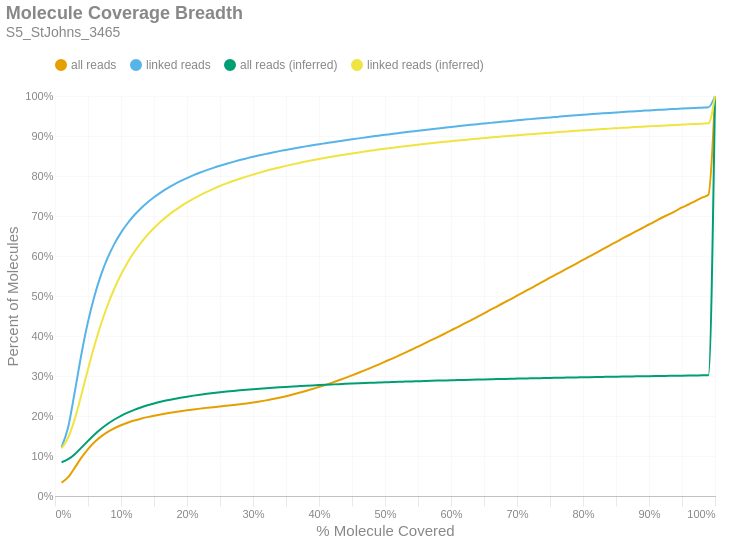

Here is the notebook cell this chart was saved with:
### Markdown cell above
### Molecule Read Coverage
This chart shows molecule coverage breadth as computed by the number of bases aligned to that molecule. In other words, "*how much of each unique long molecule is actually sequenced/aligned?*" Keep in mind there is a distinction between sequences and alignments, since some sequences belonging to a particular molecule may not align well and wouldn't appear in the alignment data. This chart also shows molecule coverage breadth as computed by the *inferred fragment* from which the aligned sequences originate. Unlike read coverage, this calculation takes into account the total insert size, including unsequenced gaps between the forward and reverse reads. Like the previous figures, these are cumulative percents.

### Code cell
if SKIPLR:
    print_html(f"Skipped")
else:
    binned_df = consolidated_hist(valids['coverage_bp'], mask, 0.01, True)
    binned_df_inf = consolidated_hist(valids['coverage_inserts'], mask, 0.01, True)
    binned_df = binned_df.with_columns(pl.lit(binned_df_inf['all reads (cumsum)']).alias('all reads (inferred)'))
    binned_df = binned_df.with_columns(pl.lit(binned_df_inf['linked reads (cumsum)']).alias('linked reads (inferred)'))
    binned_df = binned_df.with_columns(
        (pl.col('bin').cast(pl.Float64) + 0.01).alias('right_edge')
    )

    with SafeRender(binned_df):
        (
            density_plot(binned_df, 'Molecule Coverage Breadth', samplename, 'molcov', ['all reads (inferred)','linked reads (inferred)'])
            .encode(
                #x=alt.X('bin:Q', title="% Molecule Covered").axis(format = '%').scale(padding=0),
                x=alt.X('right_edge:Q', title="% Molecule Covered").axis(format='%').scale(padding=0),
                y=alt.Y('value:Q', title='Percent of Molecules')
                    .axis(format='%')
                    .stack(False)
                    .scale(domainMin=0, padding=0),
                color=alt.Color("key:N").scale(domain = ["all reads", "linked reads", "all reads (inferred)", "linked reads (inferred)"]),
                tooltip = [
                    alt.Tooltip("key:N", title = "Data Type"),
                    alt.Tooltip("range_label:N", title="% Molecule Covered"),
                    alt.Tooltip("value:Q", format = ".2%", title="% Molecules")
                ]
            )
        ).display()

### Figure 1 — Vega-Lite specification as saved in the notebook (floating-point values rounded to 4 significant figures)
{"width": "container", "height": 400, "config": {"title": {"anchor": "start", "dy": -15, "fontSize": 18, "color": "#888888", "subtitleColor": "#888888", "subtitleFontSize": 14}, "arc": {"fill": "#0072B2"}, "axis": {"domainColor": "#888888", "domainWidth": 0.5, "gridWidth": 0.2, "grid": false, "titleFontWeight": 400, "titleFontSize": 15, "labelFontSize": 11, "labelColor": "#888888", "tickColor": "#888888", "tickWidth": 0.2, "titleColor": "#888888"}, "axisBand": {"grid": false}, "axisX": {"grid": true, "tickSize": 10, "domainCap": "round"}, "axisY": {"domain": false, "grid": true, "tickSize": 0, "domainCap": "round"}, "background": "transparent", "header": {"labelFontSize": 15, "labelColor": "#888888", "titleFontSize": 15, "titleFontWeight": 600, "titleColor": "#888888"}, "legend": {"labelFont": "sans-serif", "labelFontSize": 12, "labelColor": "#888888", "symbolSize": 100, "symbolType": "circle", "titleFontSize": 12, "titlePadding": 10, "titleColor": "#888888", "title": null, "orient": "top"}, "range": {"category": ["#E69F00", "#56B4E9", "#009E73", "#F0E442", "#0072B2", "#D55E00", "#CC79A7", "#000000"], "diverging": ["#cfe8f3", "#a2d4ec", "#73bfe2", "#46abdb", "#1696d2", "#12719e"]}, "area": {"fill": "#0072B2", "fillOpacity": 0.7, "line": true, "strokeOpacity": 0.7}, "line": {"color": "#0072B2", "stroke": "#0072B2", "strokeWidth": 2}, "trail": {"color": "#0072B2", "stroke": "#0072B2", "strokeWidth": 0, "size": 1}, "point": {"filled": true, "fillOpacity": 1.0, "size": 95}, "text": {"color": "#888888", "fontSize": 11, "align": "right", "fontWeight": 400, "size": 11}, "bar": {"fill": "#0072B2", "stroke": null}, "view": {"stroke": null, "continuousWidth": 660, "continuousHeight": 400}}, "data": {"name": "data-4e8b4875163fb095a3cc4e026d8ca4be"}, "mark": {"type": "line", "interpolate": "monotone", "point": {"opacity": 0, "size": 275}}, "encoding": {"color": {"field": "key", "scale": {"domain": ["all reads", "linked reads", "all reads (inferred)", "linked reads (inferred)"]}, "type": "nominal"}, "tooltip": [{"field": "key", "title": "Data Type", "type": "nominal"}, {"field": "range_label", "title": "% Molecule Covered", "type": "nominal"}, {"field": "value", "format": ".2%", "title": "% Molecules", "type": "quantitative"}], "x": {"axis": {"format": "%"}, "field": "right_edge", "scale": {"padding": 0}, "title": "% Molecule Covered", "type": "quantitative"}, "y": {"axis": {"format": "%"}, "field": "value", "scale": {"domainMin": 0, "padding": 0}, "stack": false, "title": "Percent of Molecules", "type": "quantitative"}}, "params": [{"name": "param_c36ac31b6afebe62", "select": {"type": "point", "fields": ["key"]}, "bind": "legend"}], "title": {"text": "Molecule Coverage Breadth", "subtitle": "S5_StJohns_3465"}, "transform": [{"fold": ["all reads (cumsum)", "linked reads (cumsum)", "all reads (inferred)", "linked reads (inferred)"]}, {"calculate": "replace(datum.key, ' (cumsum)', '')", "as": "key"}, {"filter": {"param": "param_c36ac31b6afebe62"}}], "usermeta": {"embedOptions": {"downloadFileName": "S5_StJohns_3465.molcov"}}, "$schema": "https://vega.github.io/schema/vega-lite/v6.1.0.json", "datasets": {"data-4e8b4875163fb095a3cc4e026d8ca4be": [{"bin": "0.0", "interval": "0.0-0.01", "all reads": 0.03355, "linked reads": 0.1224, "all reads (cumsum)": 0.03355, "linked reads (cumsum)": 0.1224, "range_label": "0.0-0.01", "all reads (inferred)": 0.08446, "linked reads (inferred)": 0.119, "right_edge": 0.01}, {"bin": "0.01", "interval": "0.01-0.02", "all reads": 0.01369, "linked reads": 0.05024, "all reads (cumsum)": 0.04724, "linked reads (cumsum)": 0.1726, "range_label": "0.01-0.02", "all reads (inferred)": 0.09206, "linked reads (inferred)": 0.1463, "right_edge": 0.02}, {"bin": "0.02", "interval": "0.02-0.03", "all reads": 0.02364, "linked reads": 0.0882, "all reads (cumsum)": 0.07088, "linked reads (cumsum)": 0.2608, "range_label": "0.02-0.03", "all reads (inferred)": 0.1047, "linked reads (inferred)": 0.1927, "right_edge": 0.03}, {"bin": "0.03", "interval": "0.03-0.04", "all reads": 0.02495, "linked reads": 0.09357, "all reads (cumsum)": 0.09583, "linked reads (cumsum)": 0.3544, "range_label": "0.03-0.04", "all reads (inferred)": 0.1209, "linked reads (inferred)": 0.2533, "right_edge": 0.04}, {"bin": "0.04", "interval": "0.04-0.05", "all reads": 0.02155, "linked reads": 0.08099, "all reads (cumsum)": 0.1174, "linked reads (cumsum)": 0.4354, "range_label": "0.04-0.05", "all reads (inferred)": 0.1377, "linked reads (inferred)": 0.3167, "right_edge": 0.05}, {"bin": "0.05", "interval": "0.05-0.06", "all reads": 0.01759, "linked reads": 0.06598, "all reads (cumsum)": 0.135, "linked reads (cumsum)": 0.5014, "range_label": "0.05-0.06", "all reads (inferred)": 0.1539, "linked reads (inferred)": 0.3775, "right_edge": 0.06}, {"bin": "0.06", "interval": "0.06-0.07", "all reads": 0.01402, "linked reads": 0.05257, "all reads (cumsum)": 0.149, "linked reads (cumsum)": 0.5539, "range_label": "0.06-0.07", "all reads (inferred)": 0.1681, "linked reads (inferred)": 0.4312, "right_edge": 0.07}, {"bin": "0.07", "interval": "0.07-0.08", "all reads": 0.0113, "linked reads": 0.04237, "all reads (cumsum)": 0.1603, "linked reads (cumsum)": 0.5963, "range_label": "0.07-0.08", "all reads (inferred)": 0.1805, "linked reads (inferred)": 0.4781, "right_edge": 0.08}, {"bin": "0.08", "interval": "0.08-0.09", "all reads": 0.009116, "linked reads": 0.03407, "all reads (cumsum)": 0.1694, "linked reads (cumsum)": 0.6304, "range_label": "0.08-0.09", "all reads (inferred)": 0.1913, "linked reads (inferred)": 0.5188, "right_edge": 0.09}, {"bin": "0.09", "interval": "0.09-0.1", "all reads": 0.007516, "linked reads": 0.02801, "all reads (cumsum)": 0.1769, "linked reads (cumsum)": 0.6584, "range_label": "0.09-0.1", "all reads (inferred)": 0.2005, "linked reads (inferred)": 0.5537, "right_edge": 0.1}, {"bin": "0.1", "interval": "0.1-0.11", "all reads": 0.006305, "linked reads": 0.02348, "all reads (cumsum)": 0.1832, "linked reads (cumsum)": 0.6819, "range_label": "0.1-0.11", "all reads (inferred)": 0.2085, "linked reads (inferred)": 0.5839, "right_edge": 0.11}, {"bin": "0.11", "interval": "0.11-0.12", "all reads": 0.00537, "linked reads": 0.01993, "all reads (cumsum)": 0.1886, "linked reads (cumsum)": 0.7018, "range_label": "0.11-0.12", "all reads (inferred)": 0.2154, "linked reads (inferred)": 0.6098, "right_edge": 0.12}, {"bin": "0.12", "interval": "0.12-0.13", "all reads": 0.004638, "linked reads": 0.01717, "all reads (cumsum)": 0.1932, "linked reads (cumsum)": 0.719, "range_label": "0.12-0.13", "all reads (inferred)": 0.2214, "linked reads (inferred)": 0.6324, "right_edge": 0.13}, {"bin": "0.13", "interval": "0.13-0.14", "all reads": 0.003979, "linked reads": 0.01469, "all reads (cumsum)": 0.1972, "linked reads (cumsum)": 0.7337, "range_label": "0.13-0.14", "all reads (inferred)": 0.2268, "linked reads (inferred)": 0.6526, "right_edge": 0.14}, {"bin": "0.14", "interval": "0.14-0.15", "all reads": 0.003581, "linked reads": 0.01315, "all reads (cumsum)": 0.2008, "linked reads (cumsum)": 0.7468, "range_label": "0.14-0.15", "all reads (inferred)": 0.2314, "linked reads (inferred)": 0.6701, "right_edge": 0.15}, {"bin": "0.15", "interval": "0.15-0.16", "all reads": 0.003155, "linked reads": 0.01151, "all reads (cumsum)": 0.2039, "linked reads (cumsum)": 0.7583, "range_label": "0.15-0.16", "all reads (inferred)": 0.2356, "linked reads (inferred)": 0.6858, "right_edge": 0.16}, {"bin": "0.16", "interval": "0.16-0.17", "all reads": 0.002919, "linked reads": 0.01054, "all reads (cumsum)": 0.2069, "linked reads (cumsum)": 0.7689, "range_label": "0.16-0.17", "all reads (inferred)": 0.2393, "linked reads (inferred)": 0.6997, "right_edge": 0.17}, {"bin": "0.17", "interval": "0.17-0.18", "all reads": 0.002697, "linked reads": 0.009601, "all reads (cumsum)": 0.2096, "linked reads (cumsum)": 0.7785, "range_label": "0.17-0.18", "all reads (inferred)": 0.2426, "linked reads (inferred)": 0.7123, "right_edge": 0.18}, {"bin": "0.18", "interval": "0.18-0.19", "all reads": 0.002451, "linked reads": 0.008584, "all reads (cumsum)": 0.212, "linked reads (cumsum)": 0.787, "range_label": "0.18-0.19", "all reads (inferred)": 0.2456, "linked reads (inferred)": 0.7236, "right_edge": 0.19}, {"bin": "0.19", "interval": "0.19-0.2", "all reads": 0.002266, "linked reads": 0.007836, "all reads (cumsum)": 0.2143, "linked reads (cumsum)": 0.7949, "range_label": "0.19-0.2", "all reads (inferred)": 0.2484, "linked reads (inferred)": 0.734, "right_edge": 0.2}, {"bin": "0.2", "interval": "0.2-0.21", "all reads": 0.002135, "linked reads": 0.007203, "all reads (cumsum)": 0.2164, "linked reads (cumsum)": 0.8021, "range_label": "0.2-0.21", "all reads (inferred)": 0.2509, "linked reads (inferred)": 0.7435, "right_edge": 0.21}, {"bin": "0.21", "interval": "0.21-0.22", "all reads": 0.002015, "linked reads": 0.0066, "all reads (cumsum)": 0.2184, "linked reads (cumsum)": 0.8087, "range_label": "0.21-0.22", "all reads (inferred)": 0.2533, "linked reads (inferred)": 0.7524, "right_edge": 0.22}, {"bin": "0.22", "interval": "0.22-0.23", "all reads": 0.001876, "linked reads": 0.005958, "all reads (cumsum)": 0.2203, "linked reads (cumsum)": 0.8146, "range_label": "0.22-0.23", "all reads (inferred)": 0.2554, "linked reads (inferred)": 0.7604, "right_edge": 0.23}, {"bin": "0.23", "interval": "0.23-0.24", "all reads": 0.001852, "linked reads": 0.005696, "all reads (cumsum)": 0.2222, "linked reads (cumsum)": 0.8203, "range_label": "0.23-0.24", "all reads (inferred)": 0.2574, "linked reads (inferred)": 0.768, "right_edge": 0.24}, {"bin": "0.24", "interval": "0.24-0.25", "all reads": 0.001785, "linked reads": 0.005307, "all reads (cumsum)": 0.2239, "linked reads (cumsum)": 0.8256, "range_label": "0.24-0.25", "all reads (inferred)": 0.2593, "linked reads (inferred)": 0.7751, "right_edge": 0.25}, {"bin": "0.25", "interval": "0.25-0.26", "all reads": 0.001755, "linked reads": 0.005004, "all reads (cumsum)": 0.2257, "linked reads (cumsum)": 0.8306, "range_label": "0.25-0.26", "all reads (inferred)": 0.261, "linked reads (inferred)": 0.7815, "right_edge": 0.26}, {"bin": "0.26", "interval": "0.26-0.27", "all reads": 0.001744, "linked reads": 0.004703, "all reads (cumsum)": 0.2274, "linked reads (cumsum)": 0.8354, "range_label": "0.26-0.27", "all reads (inferred)": 0.2626, "linked reads (inferred)": 0.7874, "right_edge": 0.27}, {"bin": "0.27", "interval": "0.27-0.28", "all reads": 0.001817, "linked reads": 0.004445, "all reads (cumsum)": 0.2293, "linked reads (cumsum)": 0.8398, "range_label": "0.27-0.28", "all reads (inferred)": 0.2641, "linked reads (inferred)": 0.793, "right_edge": 0.28}, {"bin": "0.28", "interval": "0.28-0.29", "all reads": 0.002002, "linked reads": 0.004195, "all reads (cumsum)": 0.2313, "linked reads (cumsum)": 0.844, "range_label": "0.28-0.29", "all reads (inferred)": 0.2655, "linked reads (inferred)": 0.7984, "right_edge": 0.29}, {"bin": "0.29", "interval": "0.29-0.3", "all reads": 0.002282, "linked reads": 0.004071, "all reads (cumsum)": 0.2335, "linked reads (cumsum)": 0.8481, "range_label": "0.29-0.3", "all reads (inferred)": 0.2669, "linked reads (inferred)": 0.8035, "right_edge": 0.3}, {"bin": "0.3", "interval": "0.3-0.31", "all reads": 0.002584, "linked reads": 0.003709, "all reads (cumsum)": 0.2361, "linked reads (cumsum)": 0.8518, "range_label": "0.3-0.31", "all reads (inferred)": 0.2682, "linked reads (inferred)": 0.8084, "right_edge": 0.31}, {"bin": "0.31", "interval": "0.31-0.32", "all reads": 0.002897, "linked reads": 0.00359, "all reads (cumsum)": 0.239, "linked reads (cumsum)": 0.8554, "range_label": "0.31-0.32", "all reads (inferred)": 0.2694, "linked reads (inferred)": 0.8129, "right_edge": 0.32}, {"bin": "0.32", "interval": "0.32-0.33", "all reads": 0.003219, "linked reads": 0.003505, "all reads (cumsum)": 0.2422, "linked reads (cumsum)": 0.8589, "range_label": "0.32-0.33", "all reads (inferred)": 0.2706, "linked reads (inferred)": 0.8173, "right_edge": 0.33}, {"bin": "0.33", "interval": "0.33-0.34", "all reads": 0.00346, "linked reads": 0.003287, "all reads (cumsum)": 0.2457, "linked reads (cumsum)": 0.8622, "range_label": "0.33-0.34", "all reads (inferred)": 0.2717, "linked reads (inferred)": 0.8214, "right_edge": 0.34}, {"bin": "0.34", "interval": "0.34-0.35", "all reads": 0.003775, "linked reads": 0.003092, "all reads (cumsum)": 0.2495, "linked reads (cumsum)": 0.8652, "range_label": "0.34-0.35", "all reads (inferred)": 0.2727, "linked reads (inferred)": 0.8253, "right_edge": 0.35}, {"bin": "0.35", "interval": "0.35-0.36", "all reads": 0.004115, "linked reads": 0.003093, "all reads (cumsum)": 0.2536, "linked reads (cumsum)": 0.8683, "range_label": "0.35-0.36", "all reads (inferred)": 0.2737, "linked reads (inferred)": 0.829, "right_edge": 0.36}, {"bin": "0.36", "interval": "0.36-0.37", "all reads": 0.004365, "linked reads": 0.002885, "all reads (cumsum)": 0.258, "linked reads (cumsum)": 0.8712, "range_label": "0.36-0.37", "all reads (inferred)": 0.2747, "linked reads (inferred)": 0.8326, "right_edge": 0.37}, {"bin": "0.37", "interval": "0.37-0.38", "all reads": 0.004656, "linked reads": 0.002834, "all reads (cumsum)": 0.2626, "linked reads (cumsum)": 0.8741, "range_label": "0.37-0.38", "all reads (inferred)": 0.2756, "linked reads (inferred)": 0.8361, "right_edge": 0.38}, {"bin": "0.38", "interval": "0.38-0.39", "all reads": 0.004837, "linked reads": 0.002626, "all reads (cumsum)": 0.2675, "linked reads (cumsum)": 0.8767, "range_label": "0.38-0.39", "all reads (inferred)": 0.2765, "linked reads (inferred)": 0.8394, "right_edge": 0.39}, {"bin": "0.39", "interval": "0.39-0.4", "all reads": 0.00519, "linked reads": 0.002715, "all reads (cumsum)": 0.2726, "linked reads (cumsum)": 0.8794, "range_label": "0.39-0.4", "all reads (inferred)": 0.2773, "linked reads (inferred)": 0.8425, "right_edge": 0.4}, {"bin": "0.4", "interval": "0.4-0.41", "all reads": 0.005276, "linked reads": 0.002553, "all reads (cumsum)": 0.2779, "linked reads (cumsum)": 0.882, "range_label": "0.4-0.41", "all reads (inferred)": 0.2781, "linked reads (inferred)": 0.8455, "right_edge": 0.41}, {"bin": "0.41", "interval": "0.41-0.42", "all reads": 0.005633, "linked reads": 0.00259, "all reads (cumsum)": 0.2836, "linked reads (cumsum)": 0.8845, "range_label": "0.41-0.42", "all reads (inferred)": 0.2789, "linked reads (inferred)": 0.8484, "right_edge": 0.42}, {"bin": "0.42", "interval": "0.42-0.43", "all reads": 0.005876, "linked reads": 0.002421, "all reads (cumsum)": 0.2894, "linked reads (cumsum)": 0.887, "range_label": "0.42-0.43", "all reads (inferred)": 0.2797, "linked reads (inferred)": 0.8512, "right_edge": 0.43}, {"bin": "0.43", "interval": "0.43-0.44", "all reads": 0.005979, "linked reads": 0.002341, "all reads (cumsum)": 0.2954, "linked reads (cumsum)": 0.8893, "range_label": "0.43-0.44", "all reads (inferred)": 0.2804, "linked reads (inferred)": 0.8539, "right_edge": 0.44}, {"bin": "0.44", "interval": "0.44-0.45", "all reads": 0.006247, "linked reads": 0.002385, "all reads (cumsum)": 0.3017, "linked reads (cumsum)": 0.8917, "range_label": "0.44-0.45", "all reads (inferred)": 0.2811, "linked reads (inferred)": 0.8565, "right_edge": 0.45}, {"bin": "0.45", "interval": "0.45-0.46", "all reads": 0.006413, "linked reads": 0.002348, "all reads (cumsum)": 0.3081, "linked reads (cumsum)": 0.894, "range_label": "0.45-0.46", "all reads (inferred)": 0.2818, "linked reads (inferred)": 0.859, "right_edge": 0.46}, {"bin": "0.46", "interval": "0.46-0.47", "all reads": 0.006681, "linked reads": 0.002272, "all reads (cumsum)": 0.3148, "linked reads (cumsum)": 0.8963, "range_label": "0.46-0.47", "all reads (inferred)": 0.2824, "linked reads (inferred)": 0.8614, "right_edge": 0.47}, {"bin": "0.47", "interval": "0.47-0.48", "all reads": 0.006868, "linked reads": 0.002248, "all reads (cumsum)": 0.3216, "linked reads (cumsum)": 0.8986, "range_label": "0.47-0.48", "all reads (inferred)": 0.283, "linked reads (inferred)": 0.8637, "right_edge": 0.48}, {"bin": "0.48", "interval": "0.48-0.49", "all reads": 0.006785, "linked reads": 0.002147, "all reads (cumsum)": 0.3284, "linked reads (cumsum)": 0.9007, "range_label": "0.48-0.49", "all reads (inferred)": 0.2837, "linked reads (inferred)": 0.866, "right_edge": 0.49}, {"bin": "0.49", "interval": "0.49-0.5", "all reads": 0.007646, "linked reads": 0.002215, "all reads (cumsum)": 0.3361, "linked reads (cumsum)": 0.9029, "range_label": "0.49-0.5", "all reads (inferred)": 0.2843, "linked reads (inferred)": 0.8682, "right_edge": 0.5}, {"bin": "0.5", "interval": "0.5-0.51", "all reads": 0.006686, "linked reads": 0.002059, "all reads (cumsum)": 0.3427, "linked reads (cumsum)": 0.905, "range_label": "0.5-0.51", "all reads (inferred)": 0.2848, "linked reads (inferred)": 0.8703, "right_edge": 0.51}, {"bin": "0.51", "interval": "0.51-0.52", "all reads": 0.007658, "linked reads": 0.00218, "all reads (cumsum)": 0.3504, "linked reads (cumsum)": 0.9072, "range_label": "0.51-0.52", "all reads (inferred)": 0.2854, "linked reads (inferred)": 0.8725, "right_edge": 0.52}, {"bin": "0.52", "interval": "0.52-0.53", "all reads": 0.007484, "linked reads": 0.002119, "all reads (cumsum)": 0.3579, "linked reads (cumsum)": 0.9093, "range_label": "0.52-0.53", "all reads (inferred)": 0.286, "linked reads (inferred)": 0.8744, "right_edge": 0.53}, {"bin": "0.53", "interval": "0.53-0.54", "all reads": 0.00774, "linked reads": 0.001955, "all reads (cumsum)": 0.3656, "linked reads (cumsum)": 0.9112, "range_label": "0.53-0.54", "all reads (inferred)": 0.2865, "linked reads (inferred)": 0.8764, "right_edge": 0.54}, {"bin": "0.54", "interval": "0.54-0.55", "all reads": 0.007705, "linked reads": 0.001976, "all reads (cumsum)": 0.3733, "linked reads (cumsum)": 0.9132, "range_label": "0.54-0.55", "all reads (inferred)": 0.287, "linked reads (inferred)": 0.8782, "right_edge": 0.55}, {"bin": "0.55", "interval": "0.55-0.56", "all reads": 0.008101, "linked reads": 0.001932, "all reads (cumsum)": 0.3814, "linked reads (cumsum)": 0.9151, "range_label": "0.55-0.56", "all reads (inferred)": 0.2875, "linked reads (inferred)": 0.8801, "right_edge": 0.56}, {"bin": "0.56", "interval": "0.56-0.57", "all reads": 0.008051, "linked reads": 0.001907, "all reads (cumsum)": 0.3895, "linked reads (cumsum)": 0.917, "range_label": "0.56-0.57", "all reads (inferred)": 0.288, "linked reads (inferred)": 0.882, "right_edge": 0.57}, {"bin": "0.57", "interval": "0.57-0.58", "all reads": 0.00795, "linked reads": 0.001888, "all reads (cumsum)": 0.3974, "linked reads (cumsum)": 0.9189, "range_label": "0.57-0.58", "all reads (inferred)": 0.2885, "linked reads (inferred)": 0.8837, "right_edge": 0.58}, {"bin": "0.58", "interval": "0.58-0.59", "all reads": 0.008229, "linked reads": 0.001877, "all reads (cumsum)": 0.4057, "linked reads (cumsum)": 0.9208, "range_label": "0.58-0.59", "all reads (inferred)": 0.2889, "linked reads (inferred)": 0.8854, "right_edge": 0.59}, {"bin": "0.59", "interval": "0.59-0.6", "all reads": 0.008507, "linked reads": 0.001855, "all reads (cumsum)": 0.4142, "linked reads (cumsum)": 0.9227, "range_label": "0.59-0.6", "all reads (inferred)": 0.2894, "linked reads (inferred)": 0.8871, "right_edge": 0.6}, {"bin": "0.6", "interval": "0.6-0.61", "all reads": 0.00813, "linked reads": 0.001755, "all reads (cumsum)": 0.4223, "linked reads (cumsum)": 0.9244, "range_label": "0.6-0.61", "all reads (inferred)": 0.2898, "linked reads (inferred)": 0.8886, "right_edge": 0.61}, {"bin": "0.61", "interval": "0.61-0.62", "all reads": 0.008576, "linked reads": 0.001749, "all reads (cumsum)": 0.4309, "linked reads (cumsum)": 0.9262, "range_label": "0.61-0.62", "all reads (inferred)": 0.2903, "linked reads (inferred)": 0.8903, "right_edge": 0.62}, {"bin": "0.62", "interval": "0.62-0.63", "all reads": 0.008452, "linked reads": 0.001713, "all reads (cumsum)": 0.4393, "linked reads (cumsum)": 0.9279, "range_label": "0.62-0.63", "all reads (inferred)": 0.2907, "linked reads (inferred)": 0.8918, "right_edge": 0.63}, {"bin": "0.63", "interval": "0.63-0.64", "all reads": 0.008657, "linked reads": 0.001662, "all reads (cumsum)": 0.448, "linked reads (cumsum)": 0.9295, "range_label": "0.63-0.64", "all reads (inferred)": 0.2911, "linked reads (inferred)": 0.8933, "right_edge": 0.64}, {"bin": "0.64", "interval": "0.64-0.65", "all reads": 0.008642, "linked reads": 0.001602, "all reads (cumsum)": 0.4566, "linked reads (cumsum)": 0.9312, "range_label": "0.64-0.65", "all reads (inferred)": 0.2915, "linked reads (inferred)": 0.8948, "right_edge": 0.65}, {"bin": "0.65", "interval": "0.65-0.66", "all reads": 0.009026, "linked reads": 0.00166, "all reads (cumsum)": 0.4656, "linked reads (cumsum)": 0.9328, "range_label": "0.65-0.66", "all reads (inferred)": 0.2919, "linked reads (inferred)": 0.8963, "right_edge": 0.66}, {"bin": "0.66", "interval": "0.66-0.67", "all reads": 0.008642, "linked reads": 0.00155, "all reads (cumsum)": 0.4743, "linked reads (cumsum)": 0.9344, "range_label": "0.66-0.67", "all reads (inferred)": 0.2923, "linked reads (inferred)": 0.8977, "right_edge": 0.67}, {"bin": "0.67", "interval": "0.67-0.68", "all reads": 0.008839, "linked reads": 0.00163, "all reads (cumsum)": 0.4831, "linked reads (cumsum)": 0.936, "range_label": "0.67-0.68", "all reads (inferred)": 0.2927, "linked reads (inferred)": 0.8991, "right_edge": 0.68}, {"bin": "0.68", "interval": "0.68-0.69", "all reads": 0.008651, "linked reads": 0.001621, "all reads (cumsum)": 0.4918, "linked reads (cumsum)": 0.9376, "range_label": "0.68-0.69", "all reads (inferred)": 0.2931, "linked reads (inferred)": 0.9005, "right_edge": 0.69}, {"bin": "0.69", "interval": "0.69-0.7", "all reads": 0.009076, "linked reads": 0.001566, "all reads (cumsum)": 0.5009, "linked reads (cumsum)": 0.9392, "range_label": "0.69-0.7", "all reads (inferred)": 0.2934, "linked reads (inferred)": 0.9018, "right_edge": 0.7}, {"bin": "0.7", "interval": "0.7-0.71", "all reads": 0.008869, "linked reads": 0.001526, "all reads (cumsum)": 0.5097, "linked reads (cumsum)": 0.9407, "range_label": "0.7-0.71", "all reads (inferred)": 0.2938, "linked reads (inferred)": 0.9031, "right_edge": 0.71}, {"bin": "0.71", "interval": "0.71-0.72", "all reads": 0.008808, "linked reads": 0.001491, "all reads (cumsum)": 0.5185, "linked reads (cumsum)": 0.9422, "range_label": "0.71-0.72", "all reads (inferred)": 0.2942, "linked reads (inferred)": 0.9044, "right_edge": 0.72}, {"bin": "0.72", "interval": "0.72-0.73", "all reads": 0.009063, "linked reads": 0.001389, "all reads (cumsum)": 0.5276, "linked reads (cumsum)": 0.9436, "range_label": "0.72-0.73", "all reads (inferred)": 0.2945, "linked reads (inferred)": 0.9057, "right_edge": 0.73}, {"bin": "0.73", "interval": "0.73-0.74", "all reads": 0.008798, "linked reads": 0.001416, "all reads (cumsum)": 0.5364, "linked reads (cumsum)": 0.945, "range_label": "0.73-0.74", "all reads (inferred)": 0.2948, "linked reads (inferred)": 0.9069, "right_edge": 0.74}, {"bin": "0.74", "interval": "0.74-0.75", "all reads": 0.009393, "linked reads": 0.001465, "all reads (cumsum)": 0.5458, "linked reads (cumsum)": 0.9465, "range_label": "0.74-0.75", "all reads (inferred)": 0.2952, "linked reads (inferred)": 0.9082, "right_edge": 0.75}, {"bin": "0.75", "interval": "0.75-0.76", "all reads": 0.008673, "linked reads": 0.001324, "all reads (cumsum)": 0.5545, "linked reads (cumsum)": 0.9478, "range_label": "0.75-0.76", "all reads (inferred)": 0.2955, "linked reads (inferred)": 0.9094, "right_edge": 0.76}, {"bin": "0.76", "interval": "0.76-0.77", "all reads": 0.008877, "linked reads": 0.001339, "all reads (cumsum)": 0.5633, "linked reads (cumsum)": 0.9491, "range_label": "0.76-0.77", "all reads (inferred)": 0.2959, "linked reads (inferred)": 0.9106, "right_edge": 0.77}, {"bin": "0.77", "interval": "0.77-0.78", "all reads": 0.008944, "linked reads": 0.001327, "all reads (cumsum)": 0.5723, "linked reads (cumsum)": 0.9505, "range_label": "0.77-0.78", "all reads (inferred)": 0.2962, "linked reads (inferred)": 0.9118, "right_edge": 0.78}, {"bin": "0.78", "interval": "0.78-0.79", "all reads": 0.008906, "linked reads": 0.001343, "all reads (cumsum)": 0.5812, "linked reads (cumsum)": 0.9518, "range_label": "0.78-0.79", "all reads (inferred)": 0.2965, "linked reads (inferred)": 0.9129, "right_edge": 0.79}, {"bin": "0.79", "interval": "0.79-0.8", "all reads": 0.009344, "linked reads": 0.001285, "all reads (cumsum)": 0.5905, "linked reads (cumsum)": 0.9531, "range_label": "0.79-0.8", "all reads (inferred)": 0.2968, "linked reads (inferred)": 0.9141, "right_edge": 0.8}, {"bin": "0.8", "interval": "0.8-0.81", "all reads": 0.008651, "linked reads": 0.001203, "all reads (cumsum)": 0.5992, "linked reads (cumsum)": 0.9543, "range_label": "0.8-0.81", "all reads (inferred)": 0.2971, "linked reads (inferred)": 0.9152, "right_edge": 0.81}, {"bin": "0.81", "interval": "0.81-0.82", "all reads": 0.008895, "linked reads": 0.001222, "all reads (cumsum)": 0.6081, "linked reads (cumsum)": 0.9555, "range_label": "0.81-0.82", "all reads (inferred)": 0.2975, "linked reads (inferred)": 0.9163, "right_edge": 0.82}, {"bin": "0.82", "interval": "0.82-0.83", "all reads": 0.009065, "linked reads": 0.001095, "all reads (cumsum)": 0.6171, "linked reads (cumsum)": 0.9566, "range_label": "0.82-0.83", "all reads (inferred)": 0.2978, "linked reads (inferred)": 0.9174, "right_edge": 0.83}, {"bin": "0.83", "interval": "0.83-0.84", "all reads": 0.008961, "linked reads": 0.001129, "all reads (cumsum)": 0.6261, "linked reads (cumsum)": 0.9577, "range_label": "0.83-0.84", "all reads (inferred)": 0.298, "linked reads (inferred)": 0.9184, "right_edge": 0.84}, {"bin": "0.84", "interval": "0.84-0.85", "all reads": 0.008758, "linked reads": 0.001144, "all reads (cumsum)": 0.6349, "linked reads (cumsum)": 0.9589, "range_label": "0.84-0.85", "all reads (inferred)": 0.2983, "linked reads (inferred)": 0.9194, "right_edge": 0.85}, {"bin": "0.85", "interval": "0.85-0.86", "all reads": 0.008913, "linked reads": 0.001117, "all reads (cumsum)": 0.6438, "linked reads (cumsum)": 0.96, "range_label": "0.85-0.86", "all reads (inferred)": 0.2986, "linked reads (inferred)": 0.9204, "right_edge": 0.86}, {"bin": "0.86", "interval": "0.86-0.87", "all reads": 0.008725, "linked reads": 0.001047, "all reads (cumsum)": 0.6525, "linked reads (cumsum)": 0.961, "range_label": "0.86-0.87", "all reads (inferred)": 0.2989, "linked reads (inferred)": 0.9213, "right_edge": 0.87}, {"bin": "0.87", "interval": "0.87-0.88", "all reads": 0.008879, "linked reads": 0.001087, "all reads (cumsum)": 0.6614, "linked reads (cumsum)": 0.9621, "range_label": "0.87-0.88", "all reads (inferred)": 0.2991, "linked reads (inferred)": 0.9223, "right_edge": 0.88}, {"bin": "0.88", "interval": "0.88-0.89", "all reads": 0.008609, "linked reads": 0.0009582, "all reads (cumsum)": 0.67, "linked reads (cumsum)": 0.9631, "range_label": "0.88-0.89", "all reads (inferred)": 0.2994, "linked reads (inferred)": 0.9232, "right_edge": 0.89}, {"bin": "0.89", "interval": "0.89-0.9", "all reads": 0.008767, "linked reads": 0.0009624, "all reads (cumsum)": 0.6787, "linked reads (cumsum)": 0.964, "range_label": "0.89-0.9", "all reads (inferred)": 0.2996, "linked reads (inferred)": 0.9241, "right_edge": 0.9}, {"bin": "0.9", "interval": "0.9-0.91", "all reads": 0.008182, "linked reads": 0.0009106, "all reads (cumsum)": 0.6869, "linked reads (cumsum)": 0.965, "range_label": "0.9-0.91", "all reads (inferred)": 0.2999, "linked reads (inferred)": 0.925, "right_edge": 0.91}, {"bin": "0.91", "interval": "0.91-0.92", "all reads": 0.009307, "linked reads": 0.0009716, "all reads (cumsum)": 0.6962, "linked reads (cumsum)": 0.9659, "range_label": "0.91-0.92", "all reads (inferred)": 0.3002, "linked reads (inferred)": 0.9259, "right_edge": 0.92}, {"bin": "0.92", "interval": "0.92-0.93", "all reads": 0.007757, "linked reads": 0.0008621, "all reads (cumsum)": 0.704, "linked reads (cumsum)": 0.9668, "range_label": "0.92-0.93", "all reads (inferred)": 0.3004, "linked reads (inferred)": 0.9268, "right_edge": 0.93}, {"bin": "0.93", "interval": "0.93-0.94", "all reads": 0.008371, "linked reads": 0.0008939, "all reads (cumsum)": 0.7124, "linked reads (cumsum)": 0.9677, "range_label": "0.93-0.94", "all reads (inferred)": 0.3007, "linked reads (inferred)": 0.9277, "right_edge": 0.94}, {"bin": "0.94", "interval": "0.94-0.95", "all reads": 0.008997, "linked reads": 0.0008663, "all reads (cumsum)": 0.7214, "linked reads (cumsum)": 0.9686, "range_label": "0.94-0.95", "all reads (inferred)": 0.3009, "linked reads (inferred)": 0.9285, "right_edge": 0.95}, {"bin": "0.95", "interval": "0.95-0.96", "all reads": 0.007431, "linked reads": 0.0008245, "all reads (cumsum)": 0.7288, "linked reads (cumsum)": 0.9694, "range_label": "0.95-0.96", "all reads (inferred)": 0.3011, "linked reads (inferred)": 0.9292, "right_edge": 0.96}, {"bin": "0.96", "interval": "0.96-0.97", "all reads": 0.008484, "linked reads": 0.0007961, "all reads (cumsum)": 0.7373, "linked reads (cumsum)": 0.9702, "range_label": "0.96-0.97", "all reads (inferred)": 0.3014, "linked reads (inferred)": 0.9301, "right_edge": 0.97}, {"bin": "0.97", "interval": "0.97-0.98", "all reads": 0.008513, "linked reads": 0.0007343, "all reads (cumsum)": 0.7458, "linked reads (cumsum)": 0.9709, "range_label": "0.97-0.98", "all reads (inferred)": 0.3017, "linked reads (inferred)": 0.9309, "right_edge": 0.98}, {"bin": "0.98", "interval": "0.98-0.99", "all reads": 0.007523, "linked reads": 0.0007702, "all reads (cumsum)": 0.7533, "linked reads (cumsum)": 0.9717, "range_label": "0.98-0.99", "all reads (inferred)": 0.3019, "linked reads (inferred)": 0.9317, "right_edge": 0.99}, {"bin": "0.99", "interval": "0.99-1.0", "all reads": 0.2467, "linked reads": 0.02832, "all reads (cumsum)": 1.0, "linked reads (cumsum)": 1.0, "range_label": "0.99-1.0", "all reads (inferred)": 1.0, "linked reads (inferred)": 1.0, "right_edge": 1.0}]}}
